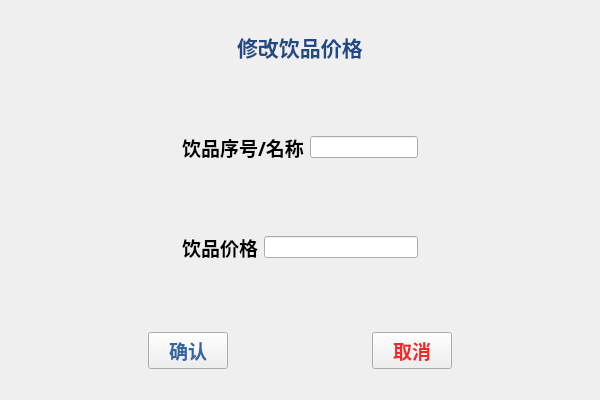
<?xml version="1.0" encoding="UTF-8"?>
<ui version="4.0">
 <class>Modify_drinks</class>
 <widget class="QWidget" name="Modify_drinks">
  <property name="geometry">
   <rect>
    <x>0</x>
    <y>0</y>
    <width>600</width>
    <height>400</height>
   </rect>
  </property>
  <property name="maximumSize">
   <size>
    <width>600</width>
    <height>400</height>
   </size>
  </property>
  <property name="windowTitle">
   <string>Form</string>
  </property>
  <layout class="QVBoxLayout" name="verticalLayout_2">
   <item>
    <spacer name="horizontalSpacer_9">
     <property name="orientation">
      <enum>Qt::Horizontal</enum>
     </property>
     <property name="sizeHint" stdset="0">
      <size>
       <width>579</width>
       <height>20</height>
      </size>
     </property>
    </spacer>
   </item>
   <item>
    <layout class="QHBoxLayout" name="horizontalLayout">
     <item>
      <spacer name="horizontalSpacer">
       <property name="orientation">
        <enum>Qt::Horizontal</enum>
       </property>
       <property name="sizeHint" stdset="0">
        <size>
         <width>40</width>
         <height>20</height>
        </size>
       </property>
      </spacer>
     </item>
     <item>
      <widget class="QLabel" name="label">
       <property name="font">
        <font>
         <family>AR PL UKai CN</family>
         <pointsize>16</pointsize>
         <weight>75</weight>
         <bold>true</bold>
        </font>
       </property>
       <property name="text">
        <string>&lt;html&gt;&lt;head/&gt;&lt;body&gt;&lt;p&gt;&lt;span style=&quot; color:#204a87;&quot;&gt;修改饮品价格&lt;/span&gt;&lt;/p&gt;&lt;/body&gt;&lt;/html&gt;</string>
       </property>
      </widget>
     </item>
     <item>
      <spacer name="horizontalSpacer_2">
       <property name="orientation">
        <enum>Qt::Horizontal</enum>
       </property>
       <property name="sizeHint" stdset="0">
        <size>
         <width>40</width>
         <height>20</height>
        </size>
       </property>
      </spacer>
     </item>
    </layout>
   </item>
   <item>
    <layout class="QHBoxLayout" name="horizontalLayout_4">
     <item>
      <spacer name="horizontalSpacer_7">
       <property name="orientation">
        <enum>Qt::Horizontal</enum>
       </property>
       <property name="sizeHint" stdset="0">
        <size>
         <width>40</width>
         <height>20</height>
        </size>
       </property>
      </spacer>
     </item>
     <item>
      <layout class="QVBoxLayout" name="verticalLayout">
       <item>
        <spacer name="verticalSpacer_3">
         <property name="orientation">
          <enum>Qt::Vertical</enum>
         </property>
         <property name="sizeHint" stdset="0">
          <size>
           <width>20</width>
           <height>40</height>
          </size>
         </property>
        </spacer>
       </item>
       <item>
        <layout class="QHBoxLayout" name="horizontalLayout_2">
         <item>
          <widget class="QLabel" name="label_2">
           <property name="font">
            <font>
             <family>AR PL UKai CN</family>
             <pointsize>14</pointsize>
             <weight>75</weight>
             <bold>true</bold>
            </font>
           </property>
           <property name="text">
            <string>饮品序号/名称</string>
           </property>
          </widget>
         </item>
         <item>
          <widget class="QLineEdit" name="lineEdit"/>
         </item>
        </layout>
       </item>
       <item>
        <spacer name="verticalSpacer">
         <property name="orientation">
          <enum>Qt::Vertical</enum>
         </property>
         <property name="sizeHint" stdset="0">
          <size>
           <width>20</width>
           <height>40</height>
          </size>
         </property>
        </spacer>
       </item>
       <item>
        <layout class="QHBoxLayout" name="horizontalLayout_3">
         <item>
          <widget class="QLabel" name="label_3">
           <property name="font">
            <font>
             <family>AR PL UKai CN</family>
             <pointsize>14</pointsize>
             <weight>75</weight>
             <bold>true</bold>
            </font>
           </property>
           <property name="text">
            <string>饮品价格</string>
           </property>
          </widget>
         </item>
         <item>
          <widget class="QLineEdit" name="lineEdit_2"/>
         </item>
        </layout>
       </item>
       <item>
        <spacer name="verticalSpacer_2">
         <property name="orientation">
          <enum>Qt::Vertical</enum>
         </property>
         <property name="sizeHint" stdset="0">
          <size>
           <width>20</width>
           <height>40</height>
          </size>
         </property>
        </spacer>
       </item>
      </layout>
     </item>
     <item>
      <spacer name="horizontalSpacer_8">
       <property name="orientation">
        <enum>Qt::Horizontal</enum>
       </property>
       <property name="sizeHint" stdset="0">
        <size>
         <width>40</width>
         <height>20</height>
        </size>
       </property>
      </spacer>
     </item>
    </layout>
   </item>
   <item>
    <layout class="QHBoxLayout" name="horizontalLayout_6">
     <item>
      <spacer name="horizontalSpacer_6">
       <property name="orientation">
        <enum>Qt::Horizontal</enum>
       </property>
       <property name="sizeHint" stdset="0">
        <size>
         <width>40</width>
         <height>20</height>
        </size>
       </property>
      </spacer>
     </item>
     <item>
      <widget class="QPushButton" name="pushButton">
       <property name="font">
        <font>
         <family>AR PL UKai CN</family>
         <pointsize>14</pointsize>
         <weight>75</weight>
         <bold>true</bold>
        </font>
       </property>
       <property name="styleSheet">
        <string notr="true">color: rgb(52, 101, 164);</string>
       </property>
       <property name="text">
        <string>确认</string>
       </property>
       <property name="icon">
        <iconset resource="image.qrc">
         <normaloff>:/image/38.png</normaloff>:/image/38.png</iconset>
       </property>
      </widget>
     </item>
     <item>
      <spacer name="horizontalSpacer_4">
       <property name="orientation">
        <enum>Qt::Horizontal</enum>
       </property>
       <property name="sizeHint" stdset="0">
        <size>
         <width>40</width>
         <height>20</height>
        </size>
       </property>
      </spacer>
     </item>
     <item>
      <widget class="QPushButton" name="pushButton_2">
       <property name="maximumSize">
        <size>
         <width>600</width>
         <height>400</height>
        </size>
       </property>
       <property name="font">
        <font>
         <family>AR PL UKai CN</family>
         <pointsize>14</pointsize>
         <weight>75</weight>
         <bold>true</bold>
        </font>
       </property>
       <property name="styleSheet">
        <string notr="true">color: rgb(239, 41, 41);</string>
       </property>
       <property name="text">
        <string>取消</string>
       </property>
       <property name="icon">
        <iconset resource="image.qrc">
         <normaloff>:/image/39.png</normaloff>:/image/39.png</iconset>
       </property>
      </widget>
     </item>
     <item>
      <spacer name="horizontalSpacer_5">
       <property name="orientation">
        <enum>Qt::Horizontal</enum>
       </property>
       <property name="sizeHint" stdset="0">
        <size>
         <width>40</width>
         <height>20</height>
        </size>
       </property>
      </spacer>
     </item>
    </layout>
   </item>
   <item>
    <spacer name="horizontalSpacer_3">
     <property name="orientation">
      <enum>Qt::Horizontal</enum>
     </property>
     <property name="sizeHint" stdset="0">
      <size>
       <width>579</width>
       <height>20</height>
      </size>
     </property>
    </spacer>
   </item>
  </layout>
 </widget>
 <resources>
  <include location="image.qrc"/>
 </resources>
 <connections/>
</ui>
